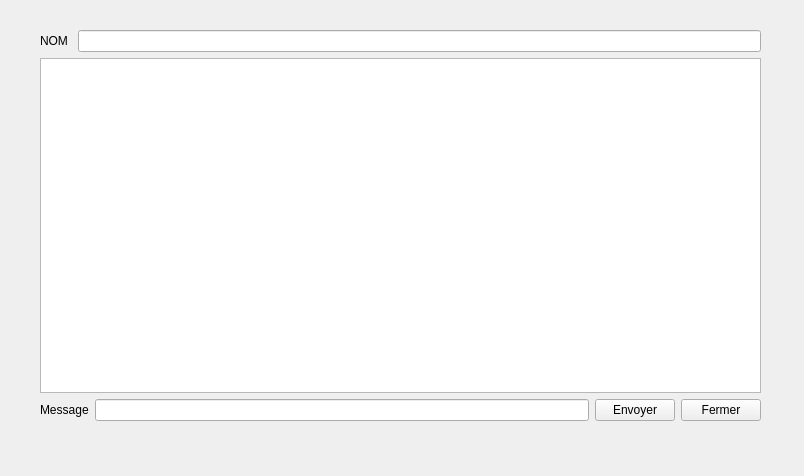
<?xml version="1.0" encoding="UTF-8"?>
<ui version="4.0">
 <class>Widget</class>
 <widget class="QWidget" name="Widget">
  <property name="geometry">
   <rect>
    <x>0</x>
    <y>0</y>
    <width>804</width>
    <height>476</height>
   </rect>
  </property>
  <property name="windowTitle">
   <string>Form</string>
  </property>
  <widget class="QWidget" name="layoutWidget">
   <property name="geometry">
    <rect>
     <x>40</x>
     <y>30</y>
     <width>721</width>
     <height>391</height>
    </rect>
   </property>
   <layout class="QVBoxLayout" name="verticalLayout">
    <item>
     <layout class="QHBoxLayout" name="horizontalLayout_2">
      <item>
       <widget class="QLabel" name="label">
        <property name="text">
         <string>NOM </string>
        </property>
       </widget>
      </item>
      <item>
       <widget class="QLineEdit" name="nom"/>
      </item>
     </layout>
    </item>
    <item>
     <widget class="QTextEdit" name="textEdit"/>
    </item>
    <item>
     <layout class="QHBoxLayout" name="horizontalLayout">
      <item>
       <widget class="QLabel" name="label_2">
        <property name="text">
         <string>Message</string>
        </property>
       </widget>
      </item>
      <item>
       <widget class="QLineEdit" name="message"/>
      </item>
      <item>
       <widget class="QPushButton" name="Envoyer">
        <property name="text">
         <string>Envoyer</string>
        </property>
       </widget>
      </item>
      <item>
       <widget class="QPushButton" name="Fermer">
        <property name="text">
         <string>Fermer</string>
        </property>
       </widget>
      </item>
     </layout>
    </item>
   </layout>
  </widget>
 </widget>
 <resources/>
 <connections/>
</ui>
